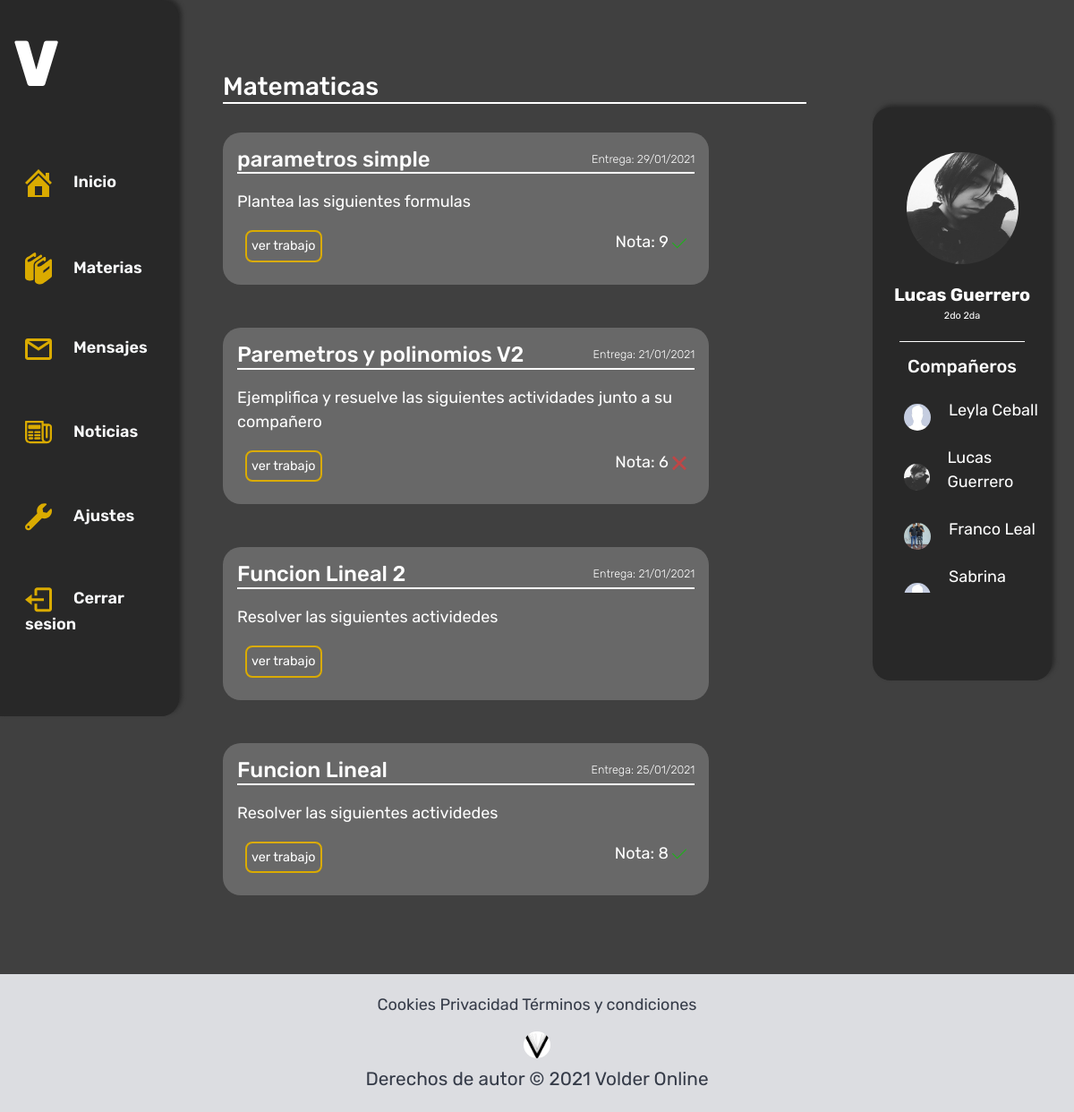
The page /estudiante/materia/1/ (signed in) on the database as committed earlier.
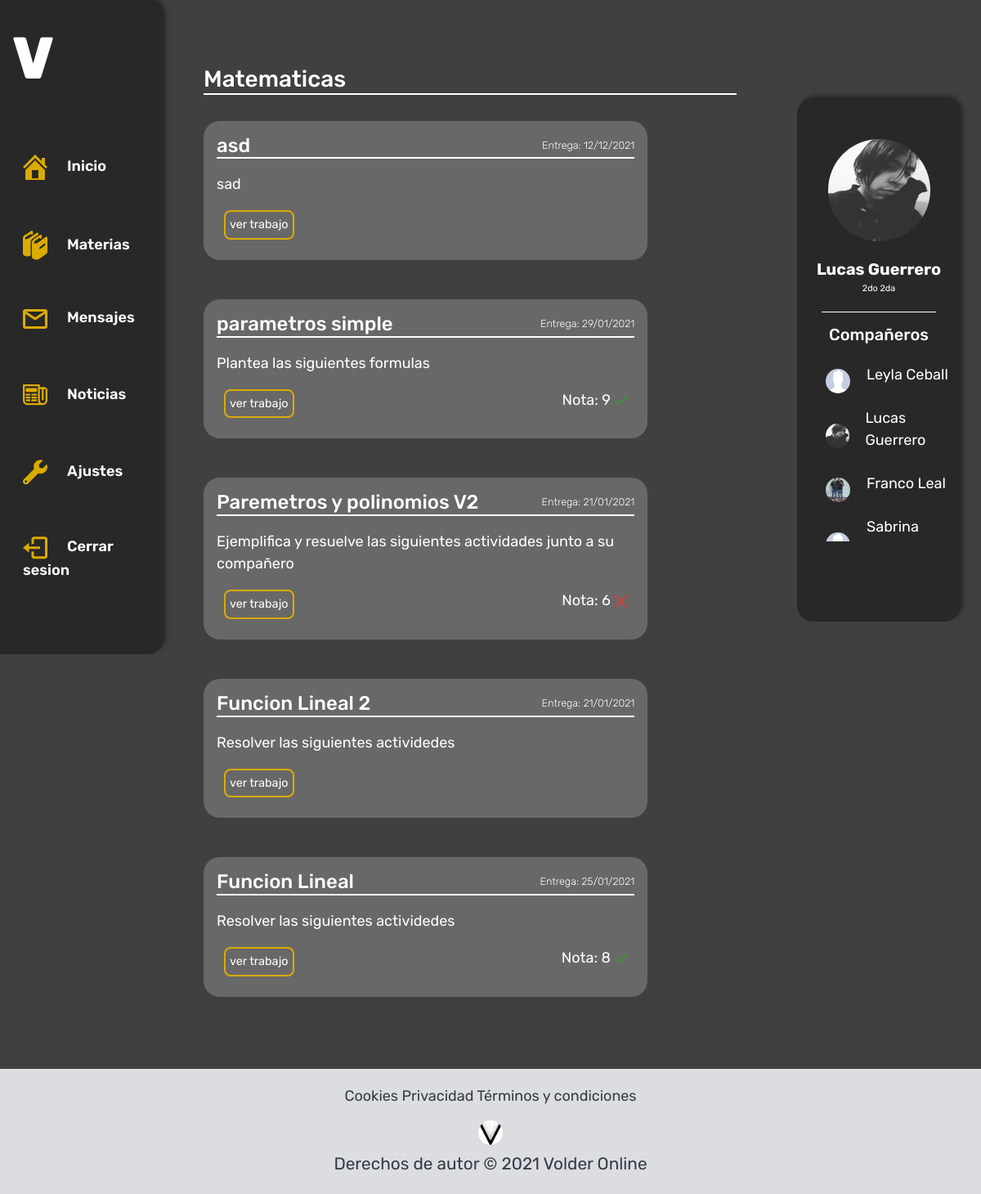
The same page on the database as committed later.
### usuarios/models.py (models this page shows, shortened)
class Materia(models.Model):
    nombre = models.CharField(max_length=50)
    curso = models.ForeignKey(Cursoos, on_delete = models.CASCADE, null=True, blank=True)
    profesor = models.ForeignKey(Profesor, on_delete = models.CASCADE, null=True, blank=True)
    trabajos_entregados = models.IntegerField(null=True, blank=True)
    class Meta():
        ordering = ['nombre']

class Trabajo(models.Model):
    titulo = models.CharField(max_length=50)
    materia = models.ForeignKey(Materia, on_delete = models.CASCADE, null=True, blank=True)
    fecha_de_subida = models.DateTimeField(auto_now_add=True)
    fecha_de_entrega = models.DateTimeField(auto_now_add=False)
    tipo_de_trabajo = models.ForeignKey(TipoDeTarea, on_delete = models.CASCADE, null=True, blank=True)
    consigna = models.CharField(max_length=50)
    contenido = models.TextField()
    fuentes = models.CharField(max_length=50)
    class Meta():
        ordering = ['-fecha_de_subida']

class NotaTrabajo(models.Model):
    estadoNota = (
        ('1', '1'),
        ('2', '2'),
        ('3', '3'),
        ('4', '4'),
        ('5', '5'),
        ('6', '6'),
        ('7', '7'),
        ('8', '8'),
        ('9', '9'),
        ('10', '10')
    )
    respuestaTrabajo = models.ForeignKey(RespuestaTrabajo, on_delete = models.CASCADE)
    comentario = models.TextField(max_length=200, null=True, blank=True)
    nota = models.CharField(max_length=20, choices=estadoNota)

class Estudiante(models.Model):
    user = models.OneToOneField(User, on_delete = models.CASCADE)
    nombre = models.CharField(max_length=50)
    apellido = models.CharField(max_length=50)
    dni = models.IntegerField(unique=True)
    curso = models.ForeignKey(Cursoos, on_delete = models.CASCADE, null=True, blank=True)
    foto =  models.ImageField(upload_to="fotos_de_perfil/estudiante", null=True, blank=True)
    class Meta():
        ordering = ['apellido']
    def __str__(self):
        nombre_y_apellido = self.nombre + " " + self.apellido
        return nombre_y_apellido
    @property
    def imageURL(self):
        try:
            url = self.foto.url
        except:
            url = "/static/img/fotoPerfil.jpg"
        return url

class Cursoos(models.Model):
    curso = models.CharField(max_length=10, null=True, blank=True)
    division = models.CharField(max_length=10, null=True, blank=True)
    class Meta():
        ordering = ['curso']

### volder_app/decorators.py (the view)
        def wrapper(request, *args, **kwargs):
            if not hasattr(request.user, self.attribute):
                return redirect(self.redirect_to_url, **self.args_dict_to_redirect)
            return view(request, *args, **kwargs)

### usuarios/models.py (called while the page is built)
    def __str__(self):
        return str(self.estudiante) + str(self.comentario)

### volder_app/templates/volder/materia.html (shortened to what this page needs)
{% extends 'volder/base.html' %}
{% load static %}
{% block content %}
<div class="contenido-block mid-contenido-animacion col-12 col-md-7 mx-auto my-5 px-4 py-3">
    <h3 id="materias" class="contenido--block--title col-12 pt-3">{{materia.nombre}}</h3>
    {% for trabajo in trabajos %}
        <div id="trabajo-{{trabajo.id}}" class="trabajo  trabajos-animacion col-10 my-4 p-3 mx-auto">
            <div class="trabajo--titulo">
                <h4 class="titulo--nombre">{{trabajo.titulo}}</h4>
                <p class="titulo--fecha"> Entrega: {{trabajo.fecha_de_entrega|date:'d/m/Y'}}</p>
            </div>
            <p class="trabajo--p">   {{trabajo.consigna}}  </p>
            <div class="trabajo--end">
                <a id="button-{{trabajo.id}}" href="{% url 'trabajo' trabajo.id %}" class="btn">ver trabajo</a>
                {% for nota in notas %}
                    {% if nota.respuestaTrabajo.trabajo == trabajo %}
                        <div class="trabajo--nota">
                            <span>Nota: {{nota.nota}}</span>
                        </div>
                    {% endif %}
                {% endfor %}
            </div>
        </div>
    {% endfor %}
</div>
{% include 'volder/perfil_alumno.html' %}
{% endblock %}

### volder_app/templates/volder/base.html (shortened to what this page needs)
{% load static %}
<!DOCTYPE html>
<html lang="en"  class="sr">
    <head>
        <link rel="stylesheet" href="https://use.fontawesome.com/releases/v5.8.1/css/all.css">
        <link rel="stylesheet" href="https://cdn.jsdelivr.net/npm/bootstrap@4.6.0/dist/css/bootstrap.min.css">
        <link rel="stylesheet" href="{% static 'css/header_footer.css' %}">
        <link rel="stylesheet" type="text/css" href="{% static 'css/estudiante/main.css' %}">
    </head>
    <body>
        <div class="main row">
            <div id="nav" class="contenedor contenedor-animacion col-2">
                <div class="logo">
                    <p> V</p>
                </div>
                <div class="element">
                    <a href="{% url 'home' %}#inicio" id="botones"class="col-12 btn boton-animacion">
                        <p class="element--p {% if request.path == '/estudiante/' %}element--p--active {% endif %}">Inicio</p>
                    </a>
                    <a href="{% url 'home' %}#materias" id="botones" class="col-12 btn boton-animacion">
                        <p class="element--p"> Materias</p>
                    </a>
                    <a href="{% url 'bandeja_de_entrada' %}#" id="botones"class="col-12 btn boton-animacion">
                        <p class="element--p {% if request.path == '/mensajes/bandeja_de_entrada' %}element--p--active {% endif %}">Mensajes</p>
                    </a>
                    <a href="{% url 'noticias_estudiante' %}#"  id="botones" class="col-12 btn boton-animacion">
                        <p class="element--p {% if request.path == '/estudiante/noticias/' %}element--p--active {% endif %}">Noticias</p>
                    </a>
                    <a href="{% url 'ajustes_estudiante' %}#" id="botones" class="col-12 btn boton-animacion">
                        <p class="element--p {% if request.path == '/estudiante/ajustes/' %}element--p--active {% endif %}"> Ajustes</p>
                    </a>
                    <a href="{% url 'logout' %}" id="botones" class="col-12 btn boton-animacion">
                        <p class="element--p">Cerrar sesion</p>
                    </a>
                </div>
            </div>
                {% block content %}
                {% endblock %}
        </div>
    <footer id="footer">
        <div class="privacy">
            <a href="">Cookies</a>
            <a href="">Privacidad</a>
            <a href="">Términos y condiciones</a>
        </div>
        <img src="{% static 'img/icon-volder.png' %}" alt="Volder Icon" title="Volder">
        <p class="copy">Derechos de autor © 2021 Volder Online</p>
    </footer>
    </body>
</html>

### volder_app/templates/volder/carga.html (shortened to what this page needs)
{% load static %}

### volder_app/templates/volder/perfil_alumno.html
{% load static %}
<div id="container" class="container container-animacion col-10 col-md-2 my-4 ">
    <div class="perfil">
        <img class="foto" src="{{user.estudiante.imageURL}}">
        <div class="nombre">
            <p>{{user.estudiante.nombre}} {{user.estudiante.apellido}}</p>
        </div>
        <div class="curso">
            <p>{{user.estudiante.curso.curso}} {{user.estudiante.curso.division}}</p>
        </div>
    </div>
    <div class="compañeros compañeros-animacion row">
        <div class="compañeros--titulo mx-auto mb-3">
            <h5>Compañeros</h5>
        </div>
        {% for compañero in compañero %}
            <div class="perfil-compañero">
                <a href="{% url 'mensajes' compañero.user_id %}">
                    <img class="foto-compañeros" src="{{compañero.imageURL}}">
                    <div class="nick">
                        <p>{{compañero}}</p>
                    </div>
                </a>
            </div>
        {% endfor %}
    </div>
</div>

### volder_app/static/css/header_footer.css (style rules this page uses)
:root { --blue: #007bff; --indigo: #6610f2; --purple: #6f42c1; --pink: #e83e8c; --red: #dc3545; --orange: #fd7e14; --yellow: #ffc107; --green: #28a745; --teal: #20c997; --cyan: #17a2b8; --white: #fff; --gray: #6c757d; --primary: #007bff; --secondary: #6c757d; --success: #28a745; --info: #17a2b8; --warning: #ffc107; --danger: #DC3544; --light: #f8f9fa; --dark: #343a40; }
footer { width:100%; height:auto; background-color:#dcdde1; text-align:center; padding:.3rem 0; }
footer img { width:30px; height:30px; border-radius:50%; margin-bottom: .5rem; }
footer p.copy { font-size:1.3rem; color:#353b48; cursor:pointer; }
footer .privacy { margin:1rem auto; width:100%; height:auto; color:#353b48; text-align:center; }
footer .privacy a { color: #353b48; text-align:center; }

### volder_app/static/css/estudiante/main.css (style rules this page uses)
:root { --naranja:#DAAB00; --negro:#282828; --bg:#404040; --grey:#686868; --white:#FFF; }
* { margin: 0px; padding: 0px; outline: none; }
.row { margin: 0px !important; padding: 0px !important; }
.main { background-color: var(--bg); }
body { font-size: 18px; font-family:'Rubik', sans-serif; }
.contenedor, .container, .mid-contenido, .container-comentario { color: var(--white); border-radius: 20px; background-color: var(--negro); box-shadow: 3px -3px 5px var(--negro); }
.mid-contenido-animacion { padding-top:70px; }
#nav { position: sticky; height: 100vh; top: 0px; border-top-left-radius: 0px; border-bottom-left-radius: 0px; }
#nav > .logo { height: 20vh; display: flex; align-items: center; }
.logo > p { font-weight: 800; font-size: 4em; }
.element { height: 70vh; display: flex; flex-direction: column; align-items: center; }
.element svg { margin-right:20px; }
#nav a { margin:auto; text-align:left; max-height: 50px; font-size: 1em; font-weight:600; }
#botones { color: var(--light); text-decoration: none; border-radius: 5%; }
#botones > p { position: relative; display:inline; padding-bottom: .1em; }
#botones > p::before { content: ''; width: 0px; height: 4px; background-image: linear-gradient(45deg, var(--white),var(--naranja)); position: absolute; bottom: -0.1em; }
.contenido--block--title { color:var(--white); display: inline-block; text-align: left; padding: 0; border-bottom: 2px solid var(--white) ; }
.trabajo { color: var(--white); display: inline-block; background-color: var(--grey); border-radius: 20px; padding: 5px 10px; }
.trabajo--titulo { display:flex; align-items: center; border-bottom: 2px solid var(--white); }
.titulo--nombre, .titulo--fecha { margin-bottom:0; }
.titulo--nombre { font-weight:500; }
.titulo--fecha { text-align:center; margin-left: auto; font-size: .7em; font-weight:100; }
.trabajo--p { margin: 1em 0 1em 0; }
.trabajo--end { display:flex; position: relative; bottom:0; margin: .5em; }
.trabajo--end .btn { font-size: .8em; border: 2px solid var(--naranja); border-radius: 8px; background-color: transparent; color:var(--white); padding: 5px; }
.trabajo--nota { margin-left: auto; }
#container, #container-comentario { position: sticky; top: 15vh; height: 80vh; }
.perfil .foto { display:block; margin:auto; height: 125px; width: 125px; border-radius: 50%; margin-top: 50px; margin-bottom: 20px; }
.perfil p { margin-bottom: 0; }
.perfil .nombre, #container-comentario .titulo { font-weight: 700; font-size: 1.1em; }
.perfil .curso { font-size: .6em; font-weight: normal; padding-bottom: 20px; margin: 0 15px; border-bottom: 1px solid var(--white); }
.compañeros--titulo { margin: 15px; font-weight: lighter; }
.container .perfil .nombre, .curso { text-align: center; }
.compañeros { height: 35vh; overflow-x: hidden; overflow-y: scroll; }
.perfil-compañero > a { display: flex; align-items: center; width:100%; margin-left: 20px; text-decoration: none; }
.perfil-compañero { margin-bottom: 10px; }
.compañeros .foto-compañeros { display:block; float: left; height: 30px; width: 30px; border-radius: 50%; }
.compañeros .nick { color:white; font-size: 1em; margin-left: 20px; }
footer { width:100%; height:auto; background-color:#dcdde1; text-align:center; padding:.3rem 0; }
footer img { width:30px; height:30px; border-radius:50%; margin-bottom: .5rem; }
footer p.copy { font-size:1.3rem; color:#353b48; cursor:pointer; }
footer .privacy { margin:1rem auto; width:100%; height:auto; color:#353b48; text-align:center; }
footer .privacy a { color: #353b48; text-align:center; }

Rows that differ between the two databases and show on the page:
added Trabajo: titulo "asd", fecha_de_entrega "12/12/2021", consigna "sad"
